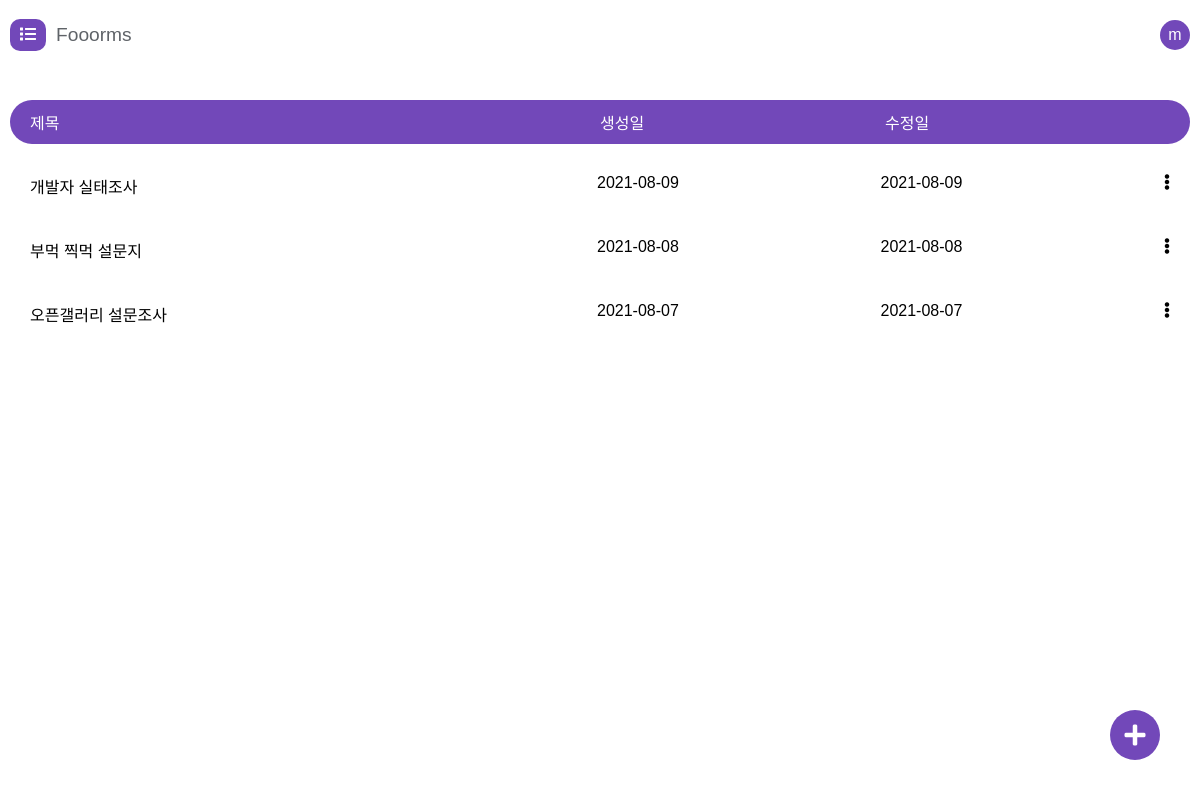
/forms/ (signed in), run on an earlier commit of the app's database.
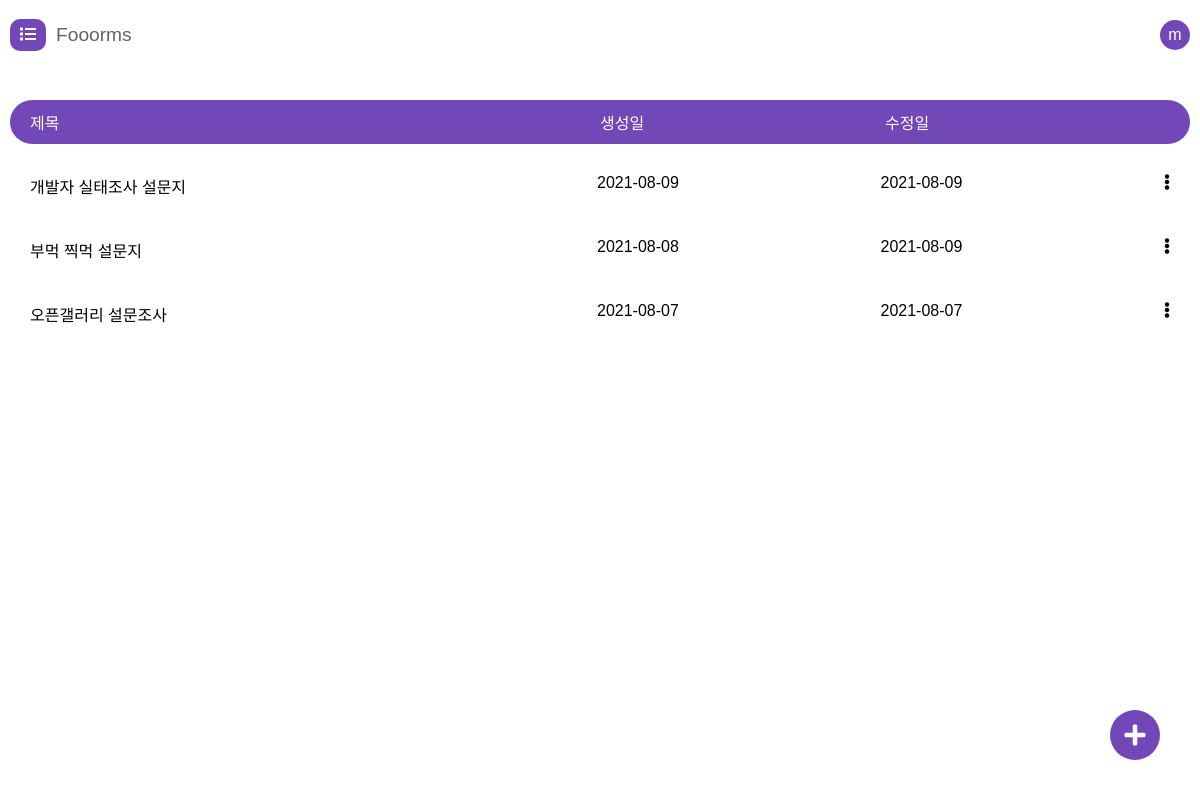
And on a later commit of the database.
### core/models.py (models this page shows)
class User(AbstractUser, models.Model):
    email = models.EmailField(unique = True)

class Form(models.Model):
    key = models.CharField(max_length=30)
    name = models.CharField(max_length=200)
    title = models.CharField(max_length=200)
    description = models.CharField(max_length=10000, blank = True)
    creator = models.ForeignKey(User, on_delete = models.CASCADE, related_name = "creator")
    created_at = models.DateTimeField(auto_now_add = True)
    updated_at = models.DateTimeField(auto_now = True)
    questions = models.ManyToManyField(Questions, related_name = "questions")

### core/views.py (the view)
# urls.py: path('forms/', views.forms, name="forms"),
def forms(request) :
  if not request.user.is_authenticated:
    return HttpResponseRedirect(reverse('login'))
  forms = FormModel.objects.filter(creator = request.user).order_by('-created_at')
  return render(request, 'forms/index.html',{"forms": forms})

### templates/forms/index.html (shortened to what this page needs)
{% extends 'base.html' %} {% load static %} {% block css %}
<link rel="stylesheet" href="{% static 'css/forms.css' %}?57" />
{% endblock %}  {% block content %}
<div class="fs-container">
  <header class="fs-header container">
    <a href="{% url 'home' %}" class="fs-header-left">
      <div class="fs-header-left-logo"><i class="fas fa-list"></i></div>
      <div class="fs-header-left-title">Fooorms</div>
    </a>
    <div class="fs-header-right">
      <a href="{% url 'logout' %}" class="btn btn-light fs-user">{{user.username|first}}</a>
    </div>
  </header>
  <div class="fs-main">
    <div class="fs-forms container">
      <div class="fs-table">
        <div class="fs-table-header">
          <div>제목</div>
          <div>생성일</div>
          <div>수정일</div>
        </div>
        {% for item in forms %}
        <a href="{% url 'form_edit' key=item.key %}" class="fs-table-row">
          <div class="fs-table-row-title">{{item.name}}</div>
          <div>{{item.created_at|date:"Y-m-d"}}</div>
          <div>{{item.updated_at|date:"Y-m-d"}}</div>
          <div class="fs-table-menu"><i class="fas fa-ellipsis-v"></i></div>
        </a>
        {% endfor %}
      </div>
    </div>
  </div>
  <div id="fs-add" class="fs-tools"><i class="fas fa-plus"></i></div>
</div>
{% endblock %}

### templates/base.html (shortened to what this page needs)
{% load static %} <!DOCTYPE html>
<html lang="ko">
  <head>
    <link rel="stylesheet" href="https://cdnjs.cloudflare.com/ajax/libs/font-awesome/5.8.2/css/all.min.css" />
    <link rel="stylesheet" href="https://cdnjs.cloudflare.com/ajax/libs/toastr.js/latest/toastr.min.css" />
    <link rel="stylesheet" href="{% static 'css/base.css'%}?7" />
    {% block css %}{% endblock %}
  </head>
  <body>
    <main class="base-main">{% block content %} {% endblock %}</main>
  </body>
</html>

### static/css/base.css (style rules this page uses)
* { box-sizing: border-box; }
body { font-family: 'Noto Sans KR', sans-serif; padding: 0; margin: 0; }
a { color: black; text-decoration: none; }
a:link { color: black; text-decoration: none; }
.container { max-width: 1200px; margin: 0 auto; width: 100%; padding: 0px 10px; }
.btn { background-color: #7248b9; color: white !important; padding: 10px 10px; font-weight: 300; border-radius: 5px; cursor: pointer; }

### static/css/forms.css (style rules this page uses)
.fs-header { display: flex; justify-content: space-between; align-items: center; height: 70px; }
.fs-header-left { display: flex; align-items: center; }
.fs-header-left > * { margin-right: 10px; }
.fs-header-left-logo { background: #7248b9; padding: 7px 10px; color: white !important; border-radius: 10px; }
.fs-header-left-title { font-size: 1.2rem; color: #5f6368; font-weight: 400; }
.fs-header-right { display: flex; align-items: center; }
.fs-user { width: 30px; height: 30px; border-radius: 50%; font-weight: 500; background-color: #7248b9; text-align: center; display: flex; align-items: center; justify-content: center; }
.fs-main { position: relative; width: 100%; overflow-y: scroll; }
.fs-container { display: grid; position: relative; grid-template-rows: auto 1fr; height: 100vh; overflow-y: hidden; }
.fs-forms { padding-top: 20px; height: 100%; position: relative; }
.fs-tools { position: absolute; bottom: 40px; right: 40px; width: 50px; height: 50px; border-radius: 50%; background-color: #7248b9; color: white !important; display: flex; align-items: center; justify-content: center; font-size: 1.5rem; cursor: pointer; }
.fs-table { margin: auto 0; }
.fs-table-header, .fs-table-row { display: grid; grid-template-columns: 2fr 1fr 1fr auto; border-radius: 30px; }
.fs-table-header { padding: 10px 20px; margin: 10px 0px; background-color: #7248b9; color: white; }
.fs-table-row { padding: 20px; font-weight: 300; }
.fs-table-row-title { font-weight: 400; }
.fs-table-menu { text-align: end; }

What changed in the data, as far as the page shows it:
changed Form: name "개발자 실태조사" → "개발자 실태조사 설문지"
changed Form "부먹 찍먹 설문지": updated_at "2021-08-08" → "2021-08-09"
